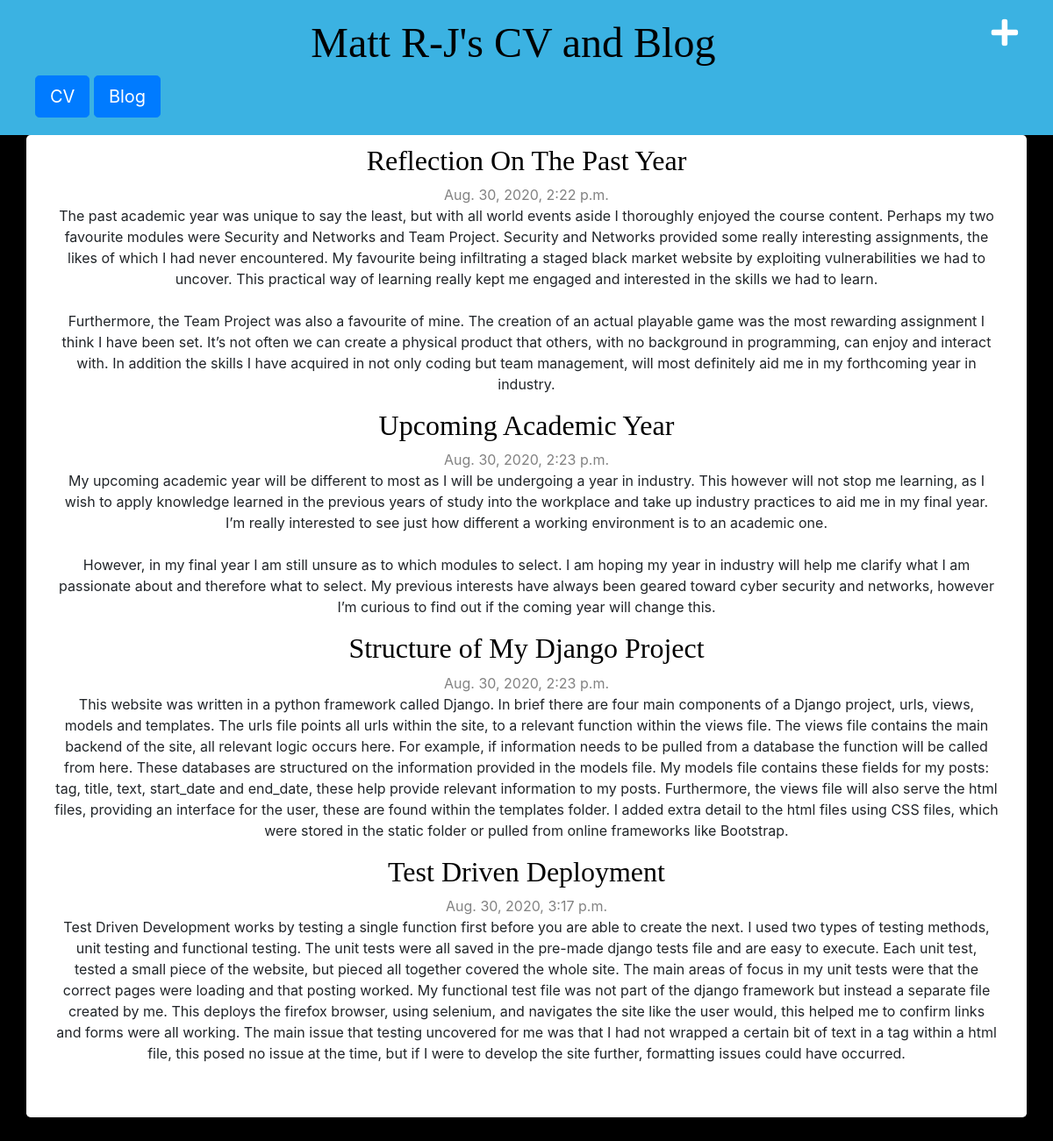
/blog (signed in), run on the app's committed database.
### blog/models.py (models this page shows, shortened)
class Blog(models.Model):
    title = models.CharField(max_length=200)
    text = models.TextField()
    datetime = models.DateTimeField(blank=True, null=True)

### blog/views.py (the view)
# urls.py: path('blog', views.blog_list, name='blog_list'),
def blog_list(request):
    blogs = Blog.objects.filter(datetime__lte=timezone.now()).order_by('datetime')
    return render(request, 'blog/blog_list.html', {'blogs': blogs})

### blog/templates/blog/blog_list.html
{% extends 'blog/base.html' %}
{% block content %}
    {% for blog in blogs %}
        <div class="post">
            <h2><a href="{% url 'blog_detail' pk=blog.pk %}">{{ blog.title }}</a></h2>
            <div class="date">
                {{ blog.datetime }}
            </div>
            <p>{{ blog.text|linebreaksbr }}</p>
        </div>
    {% endfor %}
{% endblock %}

### blog/static/css/blog.css (style rules this page uses)
h1 a, h2 a { color: #3BB2E2; font-family: 'Georgia'; }
body { background: black; }
h1, h2, h3, h4 { font-family: 'Georgia', cursive; }
.date { color: #828282; }
.post { margin-bottom: 10px; }
.post h2 a, .post h2 a:visited { color: #000000; }

### data on the page
Blog: title "Reflection On The Past Year", datetime "Aug. 30, 2020, 2:22 p.m.", text "The past academic year was unique to say the least, but with all world events aside I thoroughly enjoyed the course content. Perhaps my two favourite modules were Security and Networks and Team Project. Security and Networks provided some really interesting assignments, the likes of which I had never encountered. My favourite being infiltrating a staged black market website by exploiting vulnerabilities we had to uncover. This practical way of learning really kept me engaged and interested in the skills we had to learn. Furthermore, the Team Project was also a favourite of mine. The creation of an actual playable game was the most rewarding assignment I think I have been set. It’s not often…"
Blog: title "Upcoming Academic Year", datetime "Aug. 30, 2020, 2:23 p.m.", text "My upcoming academic year will be different to most as I will be undergoing a year in industry. This however will not stop me learning, as I wish to apply knowledge learned in the previous years of study into the workplace and take up industry practices to aid me in my final year. I’m really interested to see just how different a working environment is to an academic one. However, in my final year I am still unsure as to which modules to select. I am hoping my year in industry will help me clarify what I am passionate about and therefore what to select. My previous interests have always been geared toward cyber security and networks, however I’m curious to find out if the coming year will…"
Blog: title "Structure of My Django Project", datetime "Aug. 30, 2020, 2:23 p.m.", text "This website was written in a python framework called Django. In brief there are four main components of a Django project, urls, views, models and templates. The urls file points all urls within the site, to a relevant function within the views file. The views file contains the main backend of the site, all relevant logic occurs here. For example, if information needs to be pulled from a database the function will be called from here. These databases are structured on the information provided in the models file. My models file contains these fields for my posts: tag, title, text, start_date and end_date, these help provide relevant information to my posts. Furthermore, the views file will…"
Blog: title "Test Driven Deployment", datetime "Aug. 30, 2020, 3:17 p.m.", text "Test Driven Development works by testing a single function first before you are able to create the next. I used two types of testing methods, unit testing and functional testing. The unit tests were all saved in the pre-made django tests file and are easy to execute. Each unit test, tested a small piece of the website, but pieced all together covered the whole site. The main areas of focus in my unit tests were that the correct pages were loading and that posting worked. My functional test file was not part of the django framework but instead a separate file created by me. This deploys the firefox browser, using selenium, and navigates the site like the user would, this helped me to confirm…"
